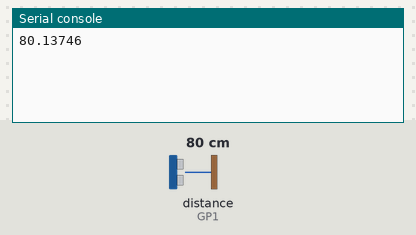
Bench run of a program on a simulated Raspberry Pi Pico running MicroPython. On the bench: the last lines printed to the serial console. Inputs (shaded band) come from the test bench; at power-on: distance to the obstacle (sensor on GP1) 80 cm. The echo pulse lasts 58.3 µs per cm.

Above: at 1.2 s.
1.3 s: distance to the obstacle (sensor on GP1) set to 2 cm
At 3.2 s:
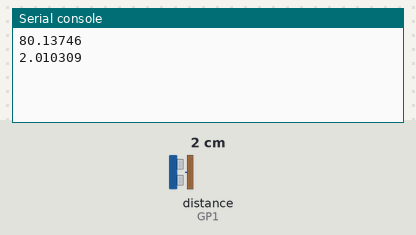
4.0 s: distance to the obstacle (sensor on GP1) set to 4 cm
At 4.8 s:
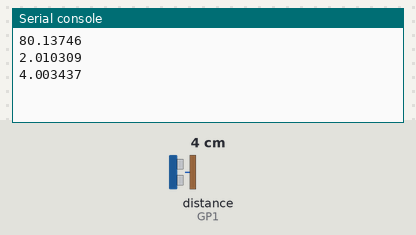
Timing chart, 0 to 7.0 s (numbered marks = the images above; inputs shaded):
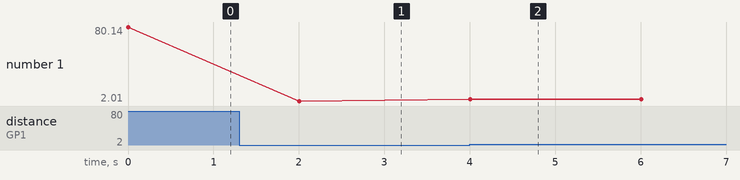

Measured:
- after the input at 1.3 s, the serial console: prints a new line after 0.71 s (image 1)
- after the input at 4.0 s, the serial console: prints a new line at once (image 2)
- plotted number 1: 80.14 → 2.01 after the input at 1.3 s, 2.01 → 4 after the input at 4.0 s

The program:

main.py
```python
from machine import Pin
from time import sleep_us, sleep

class DistanceSensor:

  def __init__(self, trigger_pin, echo_pin, echo_timeout_us=500*2*30):
    """
    trigger_pin: Output pin to send pulses
    echo_pin: Readonly pin to measure the distance. The pin should be protected with 1k resistor
    echo_timeout_us: Timeout in microseconds to listen to echo pin.
    By default is based in sensor limit range (4m)
    """
    self.trigger_pin = Pin(trigger_pin, Pin.OUT)
    self.trigger_pin.value(0)
    self.echo_pin = Pin(echo_pin, Pin.IN)
    self.echo_timeout_us = echo_timeout_us

  def trigger(self):
    """
    Send the pulse to trigger and listen on echo pin.
    We use the method `machine.time_pulse_us()` to get the microseconds until the echo is received.
    """
    self.trigger_pin.value(0)
    self.trigger_pin.value(1)
    sleep_us(10)
    self.trigger_pin.value(0)

    try:
      pulse_time = machine.time_pulse_us(self.echo_pin, 1, self.echo_timeout_us)
      return pulse_time
    except OSError as ex:
      if ex.args[0] == 110: # 110 = ETIMEDOUT
          raise OSError('Out of range')
      raise ex

  def get_distance_cm(self):
    # To calculate the distance we get the pulse_time and divide it by 2
    # (the pulse walk the distance twice) and by 29.1 becasue
    # the sound speed on air (343.2 m/s), that It's equivalent to
    # 0.034320 cm/us that is 1cm each 29.1us
    pulse_time = self.trigger()
    distance_cm = (pulse_time / 2) / 29.1

    return distance_cm


#################################################################################

distance_sensor = DistanceSensor(0, 1)

while True:
  print(distance_sensor.get_distance_cm())
  sleep(2)
```
